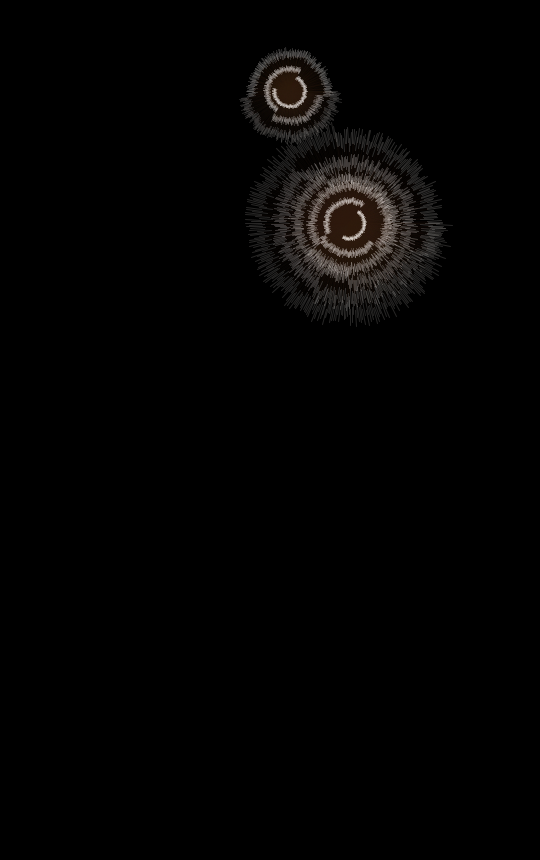
Frame 1 (no input)
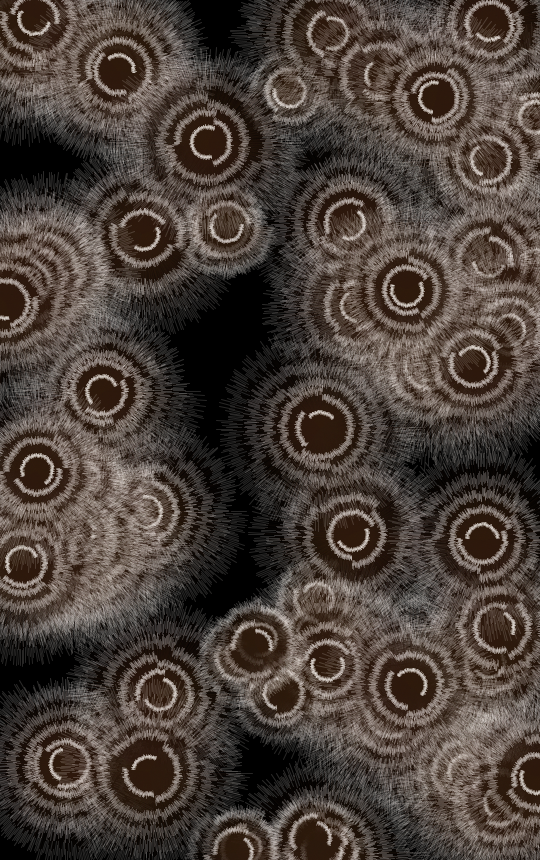
Frame 60 (the mouse pressed at the canvas centre just before this capture)
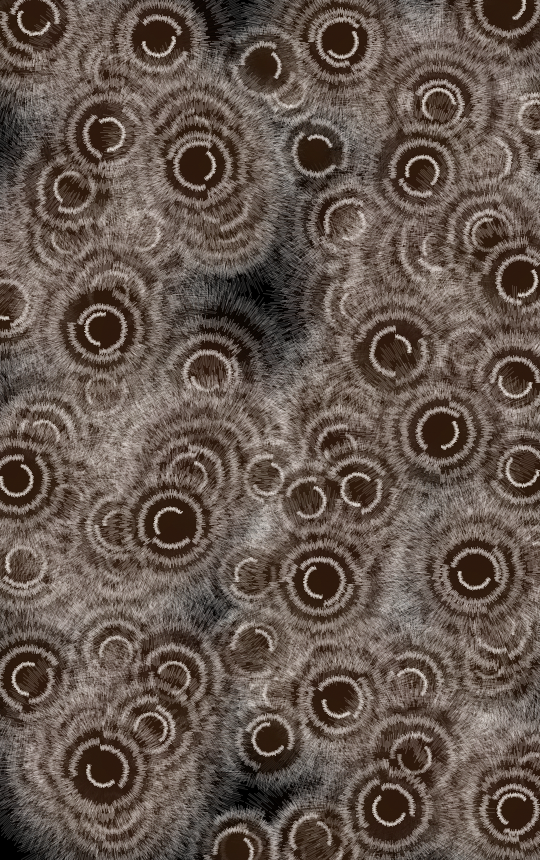
Frame 120 (the mouse held since frame 60 and released just before this capture)

The Processing sketch that drew these frames (run headless with seeded random() and noise(); from frame 60 on, the mouse is pressed at the canvas centre):

// Processing sketch: p1_BomiKwon_20201030
// ── p1_BomiKwon_20201030.pde
void setup(){
    size(540,860);
   // background(222, 209, 197);
   
    background(0);
    frameRate(5);
    draw();
}
void draw(){
    float centerx = random(0,540);
    float centery = random(0,860);
    float degree = 0;
    float delta = random(HALF_PI,PI*1.5);
    

    if(centerx<220 || centerx>320){

        float minus_radius=3;
        int num=1;
        int alpha_=40;
        while(num<12){
 
            while(degree<delta){
                float radius = random(30,35);
                stroke(44,25,12,alpha_);
                line(centerx, centery, centerx + minus_radius*radius*cos(degree)*0.85, centery + minus_radius*radius*sin(degree)*0.85);
                stroke(250,243,239,alpha_);
                line(centerx + minus_radius*radius*cos(degree)*0.85, centery + minus_radius*radius*sin(degree)*0.85, centerx + minus_radius*radius*cos(degree), centery + minus_radius*radius*sin(degree));
                degree+=PI/180;
            }
            degree = delta;
            delta += random(HALF_PI,PI*1.5);
            minus_radius-=0.25;
            num+=1;
            alpha_+=5;
        }
    }


    else{

        int num=1;
        float minus_radius=1.5;
        int alpha_=40;
        while(num<6){
            while(degree<delta){
                float radius = random(30,35);
                stroke(44,25,12,alpha_);
                line(centerx, centery, centerx + minus_radius*radius*cos(degree)*0.85, centery + minus_radius*radius*sin(degree)*0.85);
                stroke(250,243,239,alpha_);
                line(centerx + minus_radius*radius*cos(degree)*0.85, centery + minus_radius*radius*sin(degree)*0.85, centerx + minus_radius*radius*cos(degree), centery + minus_radius*radius*sin(degree));
                degree+=PI/180;
            }
            degree = delta;
            delta += random(HALF_PI,PI*1.5);
            minus_radius-=0.25;
            num+=1;
            alpha_+=10;
        }
    }
}

    void mouseClicked(){
     background(222, 209, 197);
    }
